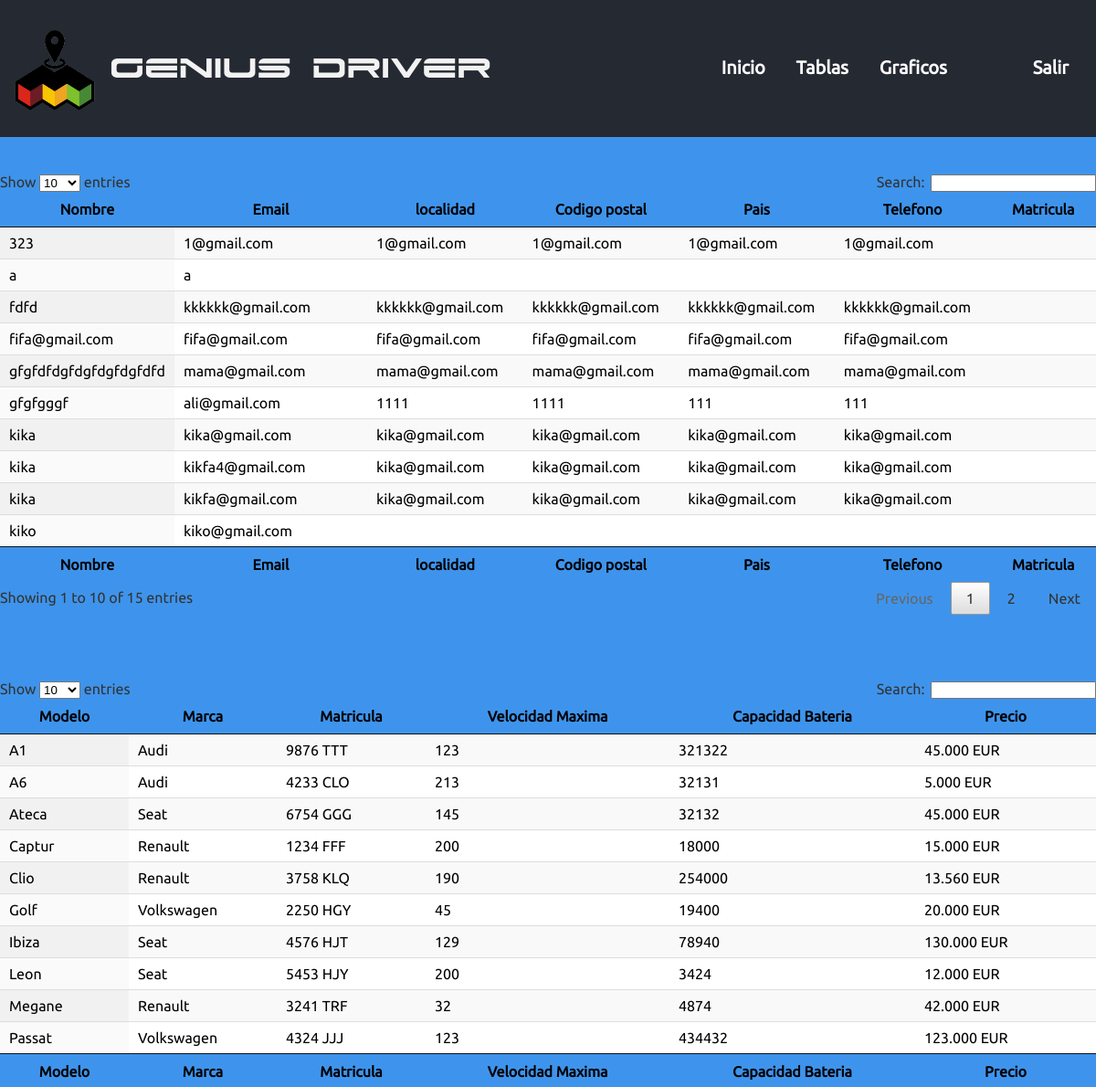
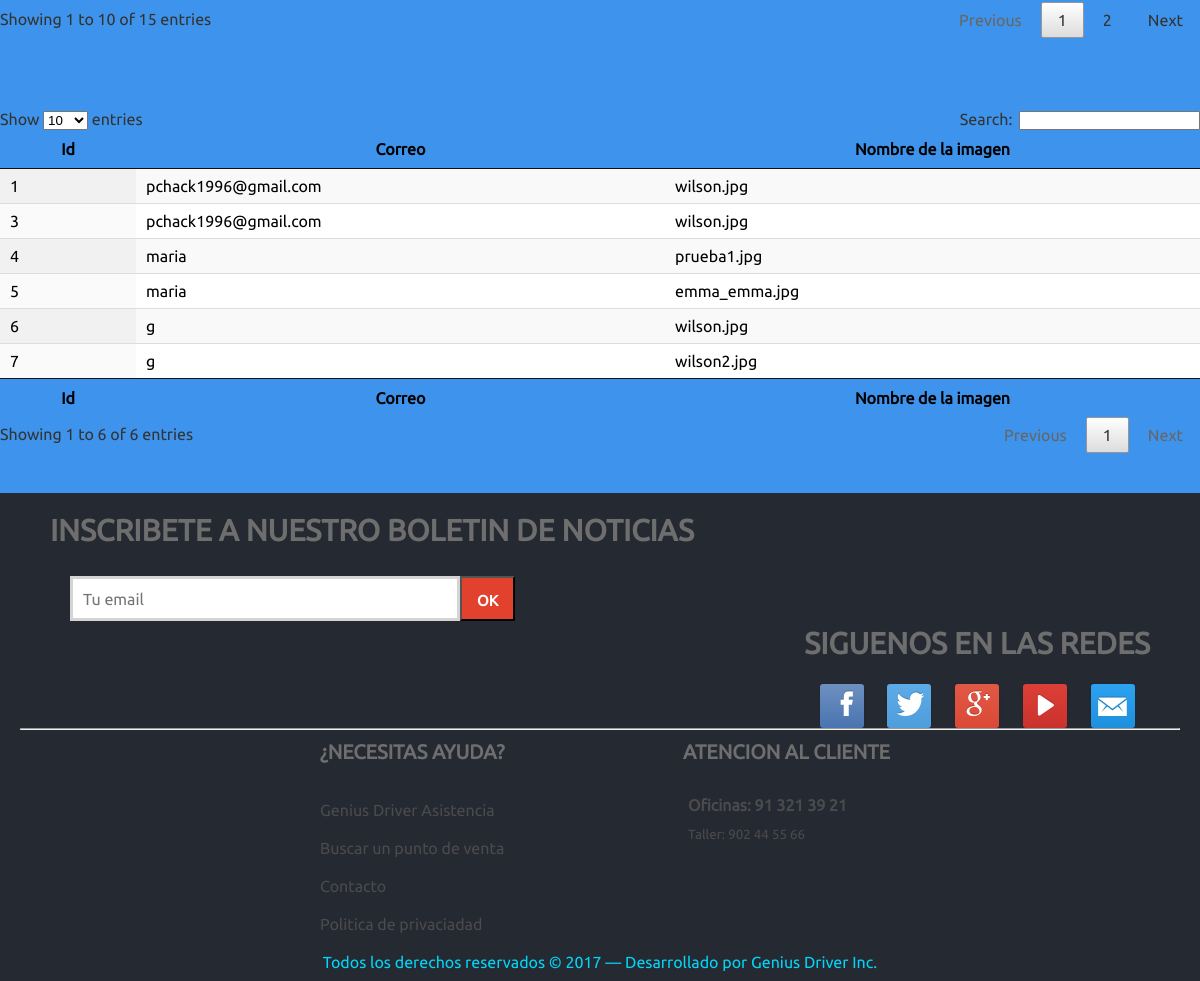
Screenshot of /WebService/SampleWS/Web/Proyecto/pagina_admin-tablas.php with the database file from the repository (2 pictures, top to bottom).
### tables this page shows
CREATE TABLE `people` (
  `name` varchar(45) NOT NULL,
  `apellidos` varchar(32) DEFAULT NULL,
  `email` varchar(45) NOT NULL,
  `contrasena` varchar(45) NOT NULL,
  `provincia` varchar(32) DEFAULT NULL,
  `codigo_postal` varchar(32) DEFAULT NULL,
  `pais` varchar(32) DEFAULT NULL,
  `telefono` varchar(32) DEFAULT NULL,
  `Matricula` varchar(32) DEFAULT NULL,
  `fecha_registro` timestamp NOT NULL DEFAULT CURRENT_TIMESTAMP
);

CREATE TABLE `cars` (
  `Modelo` varchar(32) NOT NULL,
  `Marca` varchar(32) NOT NULL,
  `Matricula` varchar(32) NOT NULL,
  `Vel_max` int(32) NOT NULL,
  `Cap_bateria` int(11) NOT NULL,
  `Precio` varchar(32) NOT NULL
);

CREATE TABLE `imagenes` (
  `id` int(11) NOT NULL,
  `email` varchar(32) NOT NULL,
  `nombre` varchar(32) NOT NULL
);

### WebService/SampleWS/PeopleDB.php (called while the page is built, shortened)
<?php
class PeopleDB {
    protected $mysqli;
    public function __construct() {
        try{
            $this->mysqli = new mysqli(self::LOCALHOST, self::USER, self::PASSWORD, self::DATABASE);
        }catch (mysqli_sql_exception $e){
            http_response_code(500);
            exit;
        }
    }
     public function recuperar_usuarios(){
        $stmt = $this->mysqli->prepare("SELECT * FROM people");
        $stmt->execute();
        $result = $stmt->get_result();
        $peoples = $result->fetch_all(MYSQLI_ASSOC);
        return $peoples;
    }
    public function recuperar_coches(){
        $stmt = $this->mysqli->prepare("SELECT * FROM cars");
        $stmt->execute();
        $result = $stmt->get_result();
        $peoples = $result->fetch_all(MYSQLI_ASSOC);
        return $peoples;
    }
    public function recuperar_imagenes(){
        $stmt = $this->mysqli->prepare("SELECT * FROM imagenes");
        $stmt->execute();
        $result = $stmt->get_result();
        $peoples = $result->fetch_all(MYSQLI_ASSOC);
        return $peoples;
    }
}
?>

### WebService/SampleWS/Web/Proyecto/pagina_admin-tablas.php (the view, shortened to what this page needs)
<!DOCTYPE html>
<!DOCTYPE html>
<html lang="es">
    <head>
        <link rel="stylesheet" type="text/css" href="css/estilos_plantilla.css" />
        <link rel="stylesheet" type="text/css" href="css/estilos_icono.css" />
        <link rel="stylesheet" type="text/css" href="css/estilos_index.css" />
        <link rel="stylesheet" type="text/css" href="css/jquery.dataTables.min.css">
        <link rel="stylesheet" type="text/css" href="css/Botones.css">
    </head>
    <body>
        <header>
            <a href="pagina_usuario.php" id="enlace-principal">
                <div class="posicion-logo"><img class="imagen-logo" src="img/logopngmini.png" /></div>
                <div class="nombre-logo">Genius Driver</div>
            </a>
            <nav id="menu-enlaces">
                <a href="pagina_admin.php" class="enlaces">Inicio</a>
                <a href="pagina_admin-tablas.php" class="enlaces">Tablas</a>
                <a href="pagina_admin-graficos.php" class="enlaces">Graficos</a>
                <a href="pagina_index.php" class="enlaces">Salir</a>
            </nav>
        </header>
        <section id="contenido-principal">
            <table id="example" class="display" cellspacing="0" width="100%">
                <thead>
                    <tr>
                        <th>Nombre</th>
                        <th>Email</th>
                        <th>localidad</th>
                        <th>Codigo postal</th>
                        <th>Pais</th>
                        <th>Telefono</th>
                        <th>Matricula</th>
                    </tr>
                </thead>
                <tfoot>
                    <tr>
                        <th>Nombre</th>
                        <th>Email</th>
                        <th>localidad</th>
                        <th>Codigo postal</th>
                        <th>Pais</th>
                        <th>Telefono</th>
                        <th>Matricula</th>
                    </tr>
                </tfoot>
                <tbody>
                    <?php
                    include_once '../../PeopleDB.php';
                    $persona = new PeopleDB();
                    $people2 = $persona->recuperar_usuarios();
                    foreach ($people2 as $valor) {
                        echo "<tr>";
                        echo "<td>" .
                        $valor['name'] . "</td>";
                        echo "<td>" .
                        $valor["email"] . "</td>";
                        echo "<td>" .
                        $valor["provincia"] . "</td>";
                        echo "<td>" .
                        $valor["codigo_postal"] . "</td>";
                        echo "<td>" .
                        $valor["pais"] . "</font></td>";
                        echo "<td>" .
                        $valor["telefono"] . "</td>";
                        echo "<td>" .
                        $valor["Matricula"] . "</td>";
                        echo "</tr>";
                    }
                    ?>
                </tbody>
            </table>
            <br>
            <br>
            <br>
            <br>
            <table id="cars" class="display" cellspacing="0" width="100%">
                <thead>
                    <tr>
                        <th>Modelo</th>
                        <th>Marca</th>
                        <th>Matricula</th>
                        <th>Velocidad Maxima</th>
                        <th>Capacidad Bateria</th>
                        <th>Precio</th>
                    </tr>
                </thead>
                <tfoot>
                    <tr>
                        <th>Modelo</th>
                        <th>Marca</th>
                        <th>Matricula</th>
                        <th>Velocidad Maxima</th>
                        <th>Capacidad Bateria</th>
                        <th>Precio</th>
                    </tr>
                </tfoot>
                <tbody>
                    <?php
                    include_once '../../PeopleDB.php';
                    $persona = new PeopleDB();
                    $people2 = $persona->recuperar_coches();
                    foreach ($people2 as $valor) {
                        echo "<tr>";
                        echo "<td>" . $valor['Modelo'] . "</td>";
                        echo "<td>" . $valor["Marca"] . "</td>";
                        echo "<td>" . $valor["Matricula"] . "</td>";
                        echo "<td>" . $valor["Vel_max"] . "</td>";
                        echo "<td>" . $valor["Cap_bateria"] . "</td>";
                        echo "<td>" . $valor["Precio"] . "</td>";
                        echo "</tr>";
                    }
                    ?>
                </tbody>
            </table>
            <br>
            <br>
            <br>
            <br>
            <table id="images" class="display" cellspacing="0" width="100%">
                <thead>
                    <tr>
                        <th>Id</th>
                        <th>Correo</th>
                        <th>Nombre de la imagen</th>
                    </tr>
                </thead>
                <tfoot>
                    <tr>
                        <th>Id</th>
                        <th>Correo</th>
                        <th>Nombre de la imagen</th>
                    </tr>
                </tfoot>
                <tbody>
                    <?php
                    include_once '../../PeopleDB.php';
                    $persona = new PeopleDB();
                    $people2 = $persona->recuperar_imagenes();
                    foreach ($people2 as $valor) {
                        echo "<tr>";
                        echo "<td>" . $valor['id'] . "</td>";
                        echo "<td>" . $valor["email"] . "</td>";
                        echo "<td>" . $valor["nombre"] . "</td>";
                        echo "</tr>";
                    }
                    ?>
                </tbody>
            </table>
        </section>
        <footer>
            <section id="contenido-footer">
                <article class="columna-uno">
                    <div class="contenedor-folleto">
                        <h2 class="titulo-folleto-redes">Inscribete a nuestro boletin de noticias</h2>
                        <div class="folleto"><input class="interior-folleto" type="email" name="publicidad" size="15" maxlength="50" placeholder="Tu email" required><input class="publicidad-button" type="submit" name="publicidad" value="OK"></div>
                    </div>
                    <div class="contenedor-redes">
                        <h2 class="titulo-folleto-redes">Siguenos en las redes</h2>
                        <div class="redes-sociales">
                            <a href="#" class="facebook" title="Facebook"></a>
                            <a href="#" class="twitter" title="Twitter"></a>
                            <a href="#" class="google" title="Google+"></a>
                            <a href="#" class="youtube" title="YouTube"></a>
                            <a href="#" class="email" title="Email"></a>
                        </div>
                    </div>
                </article>
                <hr id="separator">
                <article class="columna-dos">
                    <div class="contenedor-ayuda">
                        <h2 class="titulo-ayuda-asistencia">¿Necesitas ayuda?</h2>
                        <ul class="listas">
                            <li class="listas-contenido"><a href="#">Genius Driver Asistencia</a></li>
                            <li class="listas-contenido"><a href="#">Buscar un punto de venta</a></li>
                            <li class="listas-contenido"><a href="#">Contacto</a></li>
                            <li class="listas-contenido"><a href="pagina_politicas.php">Politica de privaciadad</a></li>
                        </ul>
                    </div>
                    <div class="contenedor-asistencia">
                        <h2 class="titulo-ayuda-asistencia">Atencion al cliente</h2>
                        <ul class="listas">
                            <li class="listas-contenido"><strong>Oficinas: 91 321 39 21</strong></li>
                            <li class="listas-contenido"><small>Taller: 902 44 55 66</small></li>
                        </ul>
                    </div>
                </article>
                <article class="columna-tres">
                    <div class="derechos">Todos los derechos reservados &copy; 2017 &#8212; Desarrollado por Genius Driver Inc.</div>
                </article>
            </section>
        </footer>
    </body>
    </html>

### rows the page displays
people: name "323", email "1@gmail.com", provincia "1@gmail.com", codigo_postal "1@gmail.com", pais "1@gmail.com", telefono "1@gmail.com"
people: name "a", email "a"
people: name "gfgfgggf", email "ali@gmail.com", provincia "1111", codigo_postal "1111", pais "111", telefono "111"
people: name "fifa@gmail.com", email "fifa@gmail.com", provincia "fifa@gmail.com", codigo_postal "fifa@gmail.com", pais "fifa@gmail.com", telefono "fifa@gmail.com"
people: name "kika", email "kika@gmail.com", provincia "kika@gmail.com", codigo_postal "kika@gmail.com", pais "kika@gmail.com", telefono "kika@gmail.com"
people: name "kika", email "kikfa4@gmail.com", provincia "kika@gmail.com", codigo_postal "kika@gmail.com", pais "kika@gmail.com", telefono "kika@gmail.com"
people: name "kika", email "kikfa@gmail.com", provincia "kika@gmail.com", codigo_postal "kika@gmail.com", pais "kika@gmail.com", telefono "kika@gmail.com"
people: name "kiko", email "kiko@gmail.com"
people: name "fdfd", email "kkkkkk@gmail.com", provincia "kkkkkk@gmail.com", codigo_postal "kkkkkk@gmail.com", pais "kkkkkk@gmail.com", telefono "kkkkkk@gmail.com"
people: name "gfgfdfdgfdgfdgfdgfdfd", email "mama@gmail.com", provincia "mama@gmail.com", codigo_postal "mama@gmail.com", pais "mama@gmail.com", telefono "mama@gmail.com"
cars: Modelo "Captur", Marca "Renault", Matricula "1234 FFF", Vel_max "200", Cap_bateria "18000", Precio "15.000 EUR"
cars: Modelo "Golf", Marca "Volkswagen", Matricula "2250 HGY", Vel_max "45", Cap_bateria "19400", Precio "20.000 EUR"
cars: Modelo "Megane", Marca "Renault", Matricula "3241 TRF", Vel_max "32", Cap_bateria "4874", Precio "42.000 EUR"
cars: Modelo "Clio", Marca "Renault", Matricula "3758 KLQ", Vel_max "190", Cap_bateria "254000", Precio "13.560 EUR"
cars: Modelo "A6", Marca "Audi", Matricula "4233 CLO", Vel_max "213", Cap_bateria "32131", Precio "5.000 EUR"
cars: Modelo "Passat", Marca "Volkswagen", Matricula "4324 JJJ", Vel_max "123", Cap_bateria "434432", Precio "123.000 EUR"
cars: Modelo "Ibiza", Marca "Seat", Matricula "4576 HJT", Vel_max "129", Cap_bateria "78940", Precio "130.000 EUR"
cars: Modelo "Leon", Marca "Seat", Matricula "5453 HJY", Vel_max "200", Cap_bateria "3424", Precio "12.000 EUR"
cars: Modelo "Ateca", Marca "Seat", Matricula "6754 GGG", Vel_max "145", Cap_bateria "32132", Precio "45.000 EUR"
cars: Modelo "A1", Marca "Audi", Matricula "9876 TTT", Vel_max "123", Cap_bateria "321322", Precio "45.000 EUR"
imagenes: id "1", email "pchack1996@gmail.com", nombre "wilson.jpg"
imagenes: id "3", email "pchack1996@gmail.com", nombre "wilson.jpg"
imagenes: id "4", email "maria", nombre "prueba1.jpg"
imagenes: id "5", email "maria", nombre "emma_emma.jpg"
imagenes: id "6", email "g", nombre "wilson.jpg"
imagenes: id "7", email "g", nombre "wilson2.jpg"
